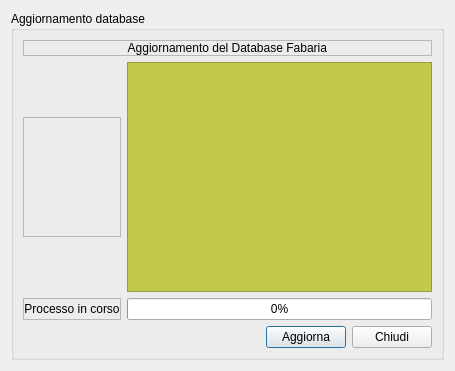
<?xml version="1.0" encoding="UTF-8"?>
<ui version="4.0">
 <class>update_db</class>
 <widget class="QDialog" name="update_db">
  <property name="geometry">
   <rect>
    <x>0</x>
    <y>0</y>
    <width>455</width>
    <height>371</height>
   </rect>
  </property>
  <property name="windowTitle">
   <string>Dialog</string>
  </property>
  <layout class="QGridLayout" name="gridLayout_3">
   <item row="0" column="0">
    <widget class="QGroupBox" name="groupBox">
     <property name="title">
      <string>Aggiornamento database</string>
     </property>
     <layout class="QGridLayout" name="gridLayout_2">
      <item row="0" column="0">
       <layout class="QGridLayout" name="gridLayout">
        <item row="2" column="1" colspan="3">
         <widget class="QProgressBar" name="progressBar">
          <property name="value">
           <number>0</number>
          </property>
          <property name="orientation">
           <enum>Qt::Horizontal</enum>
          </property>
          <property name="invertedAppearance">
           <bool>false</bool>
          </property>
         </widget>
        </item>
        <item row="2" column="0">
         <widget class="QLabel" name="label_4">
          <property name="frameShape">
           <enum>QFrame::StyledPanel</enum>
          </property>
          <property name="text">
           <string>Processo in corso</string>
          </property>
          <property name="alignment">
           <set>Qt::AlignCenter</set>
          </property>
         </widget>
        </item>
        <item row="1" column="0">
         <widget class="QLabel" name="label_5">
          <property name="sizePolicy">
           <sizepolicy hsizetype="Fixed" vsizetype="Fixed">
            <horstretch>0</horstretch>
            <verstretch>0</verstretch>
           </sizepolicy>
          </property>
          <property name="maximumSize">
           <size>
            <width>120</width>
            <height>120</height>
           </size>
          </property>
          <property name="frameShape">
           <enum>QFrame::StyledPanel</enum>
          </property>
          <property name="text">
           <string/>
          </property>
          <property name="pixmap">
           <pixmap resource="../fabaria/fabaria.qrc">:/images/system-software-update.png</pixmap>
          </property>
          <property name="scaledContents">
           <bool>true</bool>
          </property>
          <property name="wordWrap">
           <bool>true</bool>
          </property>
          <property name="openExternalLinks">
           <bool>true</bool>
          </property>
          <property name="textInteractionFlags">
           <set>Qt::LinksAccessibleByMouse</set>
          </property>
         </widget>
        </item>
        <item row="0" column="0" colspan="4">
         <widget class="QLabel" name="label">
          <property name="frameShape">
           <enum>QFrame::StyledPanel</enum>
          </property>
          <property name="text">
           <string>&lt;html&gt;&lt;head/&gt;&lt;body&gt;&lt;p align=&quot;center&quot;&gt;Aggiornamento del Database Fabaria &lt;/p&gt;&lt;/body&gt;&lt;/html&gt;</string>
          </property>
         </widget>
        </item>
        <item row="3" column="1">
         <spacer name="horizontalSpacer">
          <property name="orientation">
           <enum>Qt::Horizontal</enum>
          </property>
          <property name="sizeHint" stdset="0">
           <size>
            <width>218</width>
            <height>20</height>
           </size>
          </property>
         </spacer>
        </item>
        <item row="1" column="1" colspan="3">
         <widget class="QTextEdit" name="textEdit">
          <property name="styleSheet">
           <string notr="true">background-color: rgb(195, 201, 77);</string>
          </property>
         </widget>
        </item>
        <item row="3" column="2">
         <widget class="QPushButton" name="p_aggiorna">
          <property name="text">
           <string>Aggiorna</string>
          </property>
          <property name="icon">
           <iconset resource="../backup_restore_db/images.qrc">
            <normaloff>:/images/vcs_add.png</normaloff>:/images/vcs_add.png</iconset>
          </property>
          <property name="iconSize">
           <size>
            <width>16</width>
            <height>16</height>
           </size>
          </property>
         </widget>
        </item>
        <item row="3" column="3">
         <widget class="QPushButton" name="esci">
          <property name="text">
           <string>Chiudi</string>
          </property>
          <property name="icon">
           <iconset resource="../backup_restore_db/images.qrc">
            <normaloff>:/images/dialog-close.png</normaloff>:/images/dialog-close.png</iconset>
          </property>
         </widget>
        </item>
       </layout>
      </item>
     </layout>
    </widget>
   </item>
  </layout>
 </widget>
 <resources>
  <include location="../backup_restore_db/images.qrc"/>
  <include location="../fabaria/fabaria.qrc"/>
 </resources>
 <connections/>
</ui>
